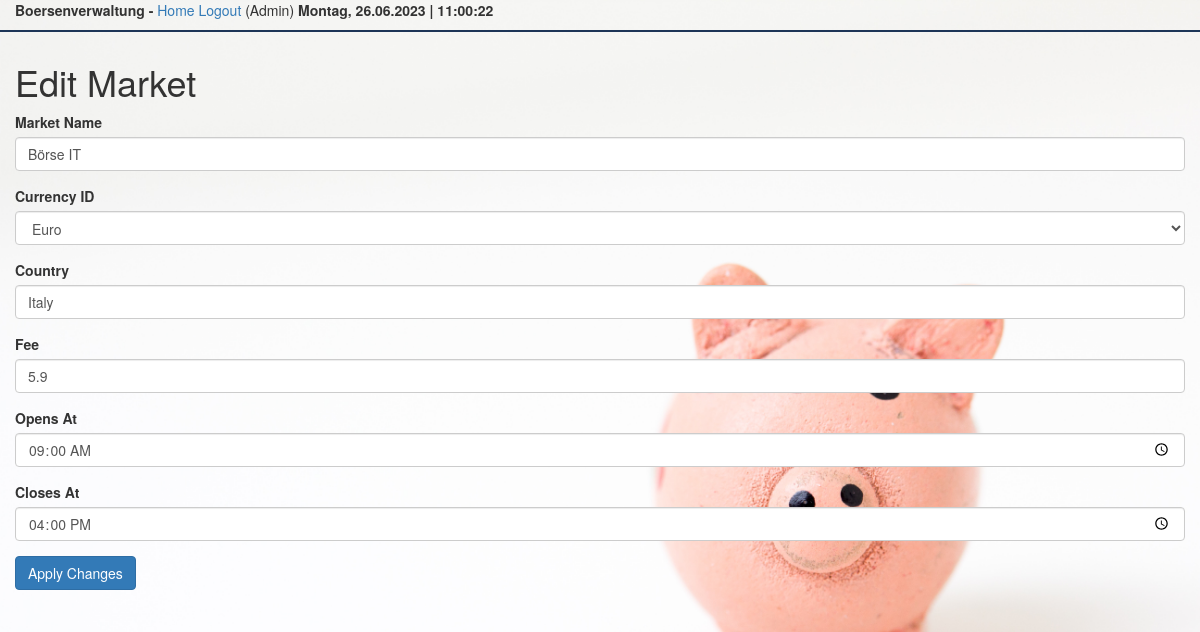
The page /editmarket/7 (signed in) on the database its author committed.
### app/models.py (models this page shows, shortened)
class Market(db.Model):
    market_id = Column(Integer, primary_key=True)
    market_name = Column(Text, unique=True, nullable=False)
    opens_at = Column(Time, nullable=False)
    closes_at = Column(Time, nullable=False)
    market_currency_id = Column(Integer, nullable=False)
    market_country = Column(Text, nullable=False)
    market_fee = Column(Float, nullable=False)

### app/routes.py (the view)
@app.route('/editmarket/<market_id>', methods=['GET', 'POST'])
def edit_market(market_id):
    if not current_user.admin_tag:
        flash("Insufficient permission!")
        return redirect(url_for('index'))
    market = Market.query.get(market_id)
    form = EditMarketForm(obj=market)
    if form.validate_on_submit():
        market.market_name = form.market_name.data
        market.market_currency_id = form.market_currency_id.data
        market.market_country = form.market_country.data
        market.market_fee = form.market_fee.data
        market.opens_at = form.opens_at.data
        market.closes_at = form.closes_at.data
        db.session.commit()
        flash('Your changes have been saved.')
        return redirect(url_for('index'))
    elif request.method == 'GET':
        return render_template('edit_market.html', title='Edit Market', form=form)

### app/forms.py
class EditMarketForm(FlaskForm):
    market_name = StringField('Market Name', validators=[DataRequired()])
    market_currency_id = SelectField('Currency ID', coerce=int, validators=[DataRequired()])
    market_country = StringField('Country', validators=[DataRequired()])
    market_fee = FloatField('Fee', validators=[DataRequired()])
    opens_at = TimeField('Opens At', validators=[DataRequired()])
    closes_at = TimeField('Closes At', validators=[DataRequired()])
    submit = SubmitField('Apply Changes')
    def __init__(self, *args, **kwargs):
        super(EditMarketForm, self).__init__(*args, **kwargs)
        self.market_currency_id.choices = [(currency.market_currency_id, currency.market_currency_name) for currency in
                                           Currency.query.all()]

### app/models.py (called while the page is built)
@login.user_loader
def load_user(id):
    return User.query.get(int(id))

### app/routes.py (called while the page is built)
@app.context_processor
def inject_datetime():
    return {'current_time': datetime.utcnow()}

@app.before_request
def before_request():
    if current_user.is_authenticated:
        current_user.last_seen = datetime.utcnow()
        db.session.commit()

### app/templates/edit_market.html (shortened to what this page needs)
{% extends "base.html" %}
{% block content %}
    <div class="container-fluid">
    <h1>Edit Market</h1>
        <form action="" method="POST">
            <div class="form-group">
                {{ form.market_name.label }}
                {{ form.market_name(class="form-control") }}
            </div>
            <div class="form-group">
                {{ form.market_currency_id.label }}
                {{ form.market_currency_id(class="form-control") }}
            </div>
            <div class="form-group">
                {{ form.market_country.label }}
                {{ form.market_country(class="form-control") }}
            </div>
            <div class="form-group">
                {{ form.market_fee.label }}
                {{ form.market_fee(class="form-control") }}
            </div>
            <div class="form-group">
                {{ form.opens_at.label }}
                {{ form.opens_at(class="form-control") }}
            </div>
            <div class="form-group">
                {{ form.closes_at.label }}
                {{ form.closes_at(class="form-control") }}
            </div>
            <div class="form-group">
                {{ form.submit(class="btn btn-primary") }}
            </div>
        </form>
    </div>
{% endblock %}

### app/static/styles.css (style rules this page uses)
body { background-image: url('/static/background.jpg'); background-size: 100%; background-color: rgba(255,255,255,1); background-repeat: no-repeat; background-attachment: fixed; }

### rows shown on the page
Market: market_name "Börse IT", market_currency_id "Euro", market_country "Italy", market_fee "5.9", opens_at "09:00", closes_at "16:00"
